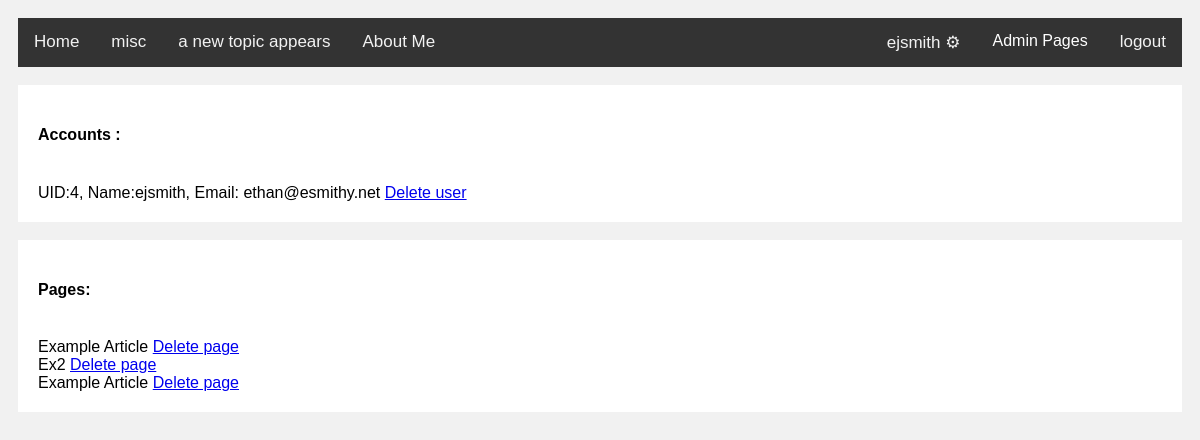
/admin (signed in), run on an earlier commit of the app's database.
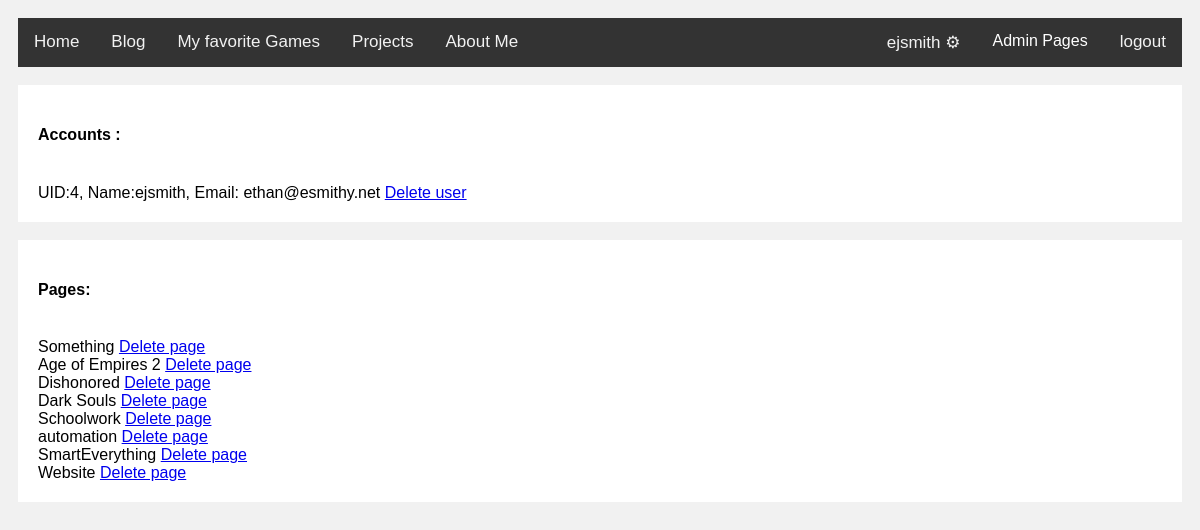
And on a later commit of the database.
### app.py (models this page shows, shortened)
class User(UserMixin, db.Model):
    __tablename__ = "User"
    id = db.Column(db.Integer, primary_key=True)
    email = db.Column(db.String(100), unique=True)
    password = db.Column(db.String(100))
    name = db.Column(db.String(100))
    comments = db.relationship('Comment', backref ='usr', lazy='dynamic', primaryjoin="User.id == Comment.poster")
    permission = db.Column(db.Integer)

class Post(db.Model):
    __tablename__ = "Post"
    id = db.Column(db.Integer, primary_key=True)
    topic = db.Column(db.String())
    title = db.Column(db.String())
    picture = db.Column(db.String())
    body = db.Column(db.String())
    para = db.Column(db.String())
    date = db.Column(db.String())

### app.py (the view)
    def wrap(*args, **kwargs):
        if current_user.email == 'ethan@esmithy.net':
            return f(*args, **kwargs)
        else:
            print("user not authorized for this page ")
            return redirect("/mypage")

### app.py (called while the page is built)
@login_manager.user_loader
def load_user(id):
    return User.query.get(int(id))

def admin_required(f):
    def wrap(*args, **kwargs):
        if current_user.email == 'ethan@esmithy.net':
            return f(*args, **kwargs)
        else:
            print("user not authorized for this page ")
            return redirect("/mypage")
    wrap.__name__=f.__name__
    return wrap

@ap.context_processor
def giveFunctions():
    def getPosts(url=None):
        if url is not None:
            posts = Post.query.filter_by(topic=url).all()
        else:
            posts = Post.query.all()
        return posts
    def getTopics():
        topics = Post.query.with_entities(Post.topic).distinct()
        return topics
    def getComments(z):
        comments = Comment.query.filter_by(article=z)
        return comments
    def getFiles():
        x=[]
        uploadedfiles= os.listdir('static/')
        for z in uploadedfiles:
            x.append(str(z))
        return x
    return dict(getPosts=getPosts,getTopics=getTopics,getComments=getComments,getFiles=getFiles)

@ap.route('/admin')
@login_required
@admin_required
def admin():
    users = User.query.all()
    return render_template("admin.html",title='admin',users=users)

### templates/admin.html
{% extends 'base.html' %}
{% block content %}
    <div class = 'card'>
        <h4>Accounts :</h4><br>
        {% for user in users %}
            UID:{{user.id}}, Name:{{user.name}}, Email: {{user.email}}
            <a href = "/admin/user/{{user.id}}"> Delete user </a><br>
        {% endfor %}
    </div><br>
    <div class = "card">
        <h4>Pages: </h4><br>
        {% for page in getPosts()%}
            {{page.title}}
            <a href = "/admin/post/{{page.id}}"> Delete page </a><br>
        {% endfor %}
    </div><br>
{% endblock %}

### templates/base.html (shortened to what this page needs)
<!doctype html>
<html>
    <head>
        <link rel="stylesheet" href ="{{ url_for('static', filename='style.css')}}">
    </head>
    <body>
        <header>
            {% include 'nav.html' %}
        </header>
        <br>
        {% block content %}{% endblock %}
    </body>
</html>

### templates/nav.html
<div class = "topnav">
    <a href="/"{% if request.path == '/'%} class = 'current'{% endif %}>Home</a>
    {% for topic in getTopics() %}
    <a href = "/{{topic.topic}}"{% if request.path == "/" + topic.topic %} class = 'current' {% endif %}> {{topic.topic}}</a>
    {% endfor %}
    <a href = "/About"{% if request.path == '/About'%} class = 'current'{% endif %}>About Me</a>
    <div style='float:right'>
    {% if current_user.name == "Not Logged in"%}
        <a href="/register"{% if request.path == '/register'%} class = 'current'{% endif %} >register</a>
        <a href="/mypage"{% if request.path == '/mypage'%} class = 'current'{% endif %}  >{{current_user.name}} ⚙ </a>
    {% else %}
        <a href="/mypage"{% if request.path == '/mypage'%} class = 'current'{% endif %} >{{current_user.name}} ⚙ </a>
        {% include 'navadmin.html' %}
        <a href="/logout"{% if request.path == '/logout'%} class = 'current'{% endif %} >logout</a>
    {% endif %}
</div>
</div>

### templates/navadmin.html (shortened to what this page needs)
{% if current_user.id == 4 %}
<div class = 'dropd'>
    <button class = 'dropb'>Admin Pages</button>
</div>
{% else %}
<a href="/admin"{% if request.path == '/admin'%} class = 'current'{% endif %}>admin</a>
{% endif %}

### static/style.css (style rules this page uses)
.topnav { background-color: #333; overflow: hidden; }
.topnav a, .topnav button { float: left; color: #f2f2f2; text-align: center; padding: 14px 16px; text-decoration: none; font-size: 17px; }
.card { background-color: white; padding: 20px; }
body { background-color: #f1f1f1; font-family: Arial; padding: 10px; }
.dropd { font-size: 17px; float: left; overflow: hidden; }
.dropd .dropb { font-size: 16px; border: none; outline: none; color: white; padding: 14px 16px; background-color: inherit; font-family: inherit; margin: 0; }

What changed in the data, as far as the page shows it:
removed Post: title "Example Article"
removed Post: title "Ex2"
removed Post: title "Example Article"
added Post: title "Something"
added Post: title "Age of Empires 2"
added Post: title "Dishonored"
added Post: title "Dark Souls"
added Post: title "Schoolwork"
added Post: title "automation"
added Post: title "SmartEverything"
added Post: title "Website"
Also different on the page:
new list line: "Blog"
new list line: "My favorite Games"
new list line: "Projects"
list line gone: "misc"
list line gone: "a new topic appears"
